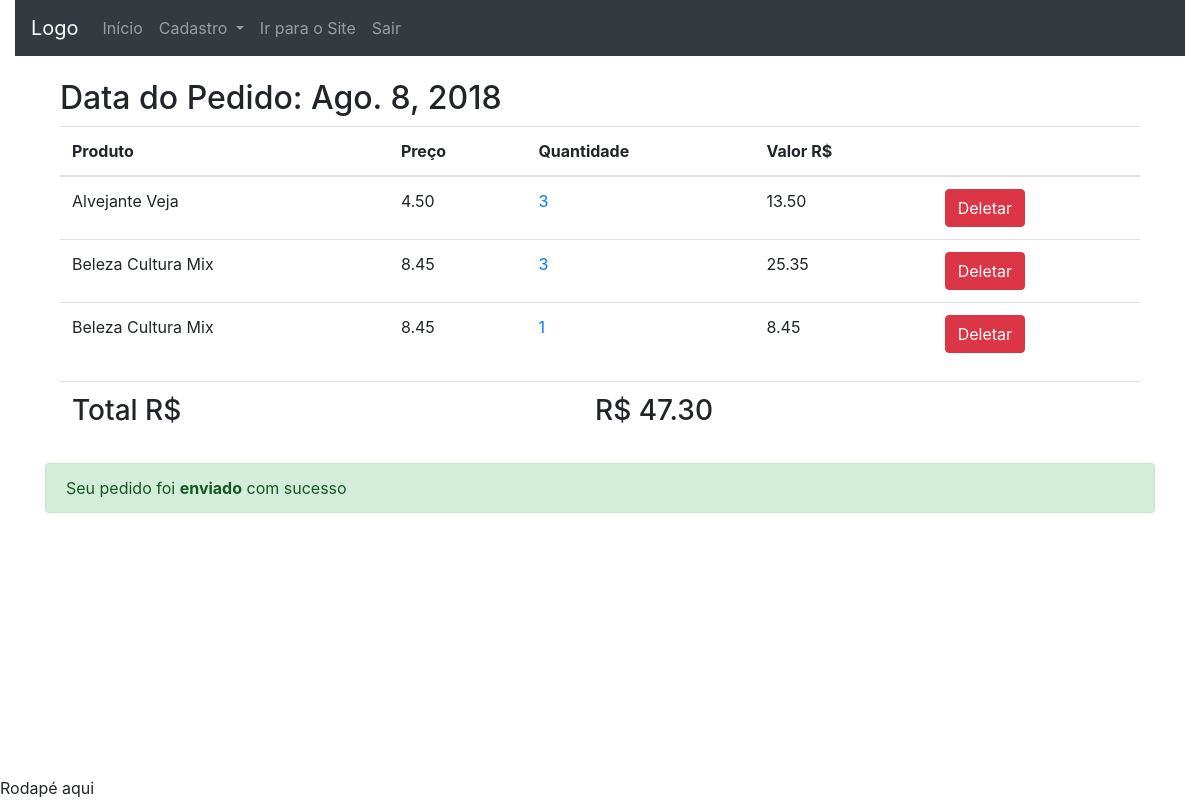
/area_do_cliente/ (signed in), run on the app's committed database.
### checkout/models.py (models this page shows, shortened)
class Order(models.Model):
	date = models.DateField(default=date.today, editable=False)
	value = models.DecimalField('Valor R$', max_digits=10,
		decimal_places=2, default=0)
	user = models.ForeignKey(User, on_delete=models.CASCADE,
		null=True, blank=True)
	delivery_address_is_the_same = models.BooleanField(
		verbose_name='Entregar no endereço cadastrado',
		default=True,
		blank=True)
	logradouro = models.CharField('Rua/Avenida', max_length=100,
		null=True, blank=True, default='')
	numero = models.CharField('Número', max_length=100,
		null=True, blank=True, default='')
	cep = models.CharField('CEP', max_length=10, null=True,
		blank=True, default='')
	complemento = models.CharField('Complamento', max_length=100,
		null=True, blank=True, default='')
	bairro = models.CharField('Bairro', max_length=100, null=True,
		blank=True, default='')
	cidade = models.CharField('Cidade', max_length=100, null=True,
		blank=True, default='')
	estado = models.CharField('Estado', max_length=100, null=True,
		blank=True, default='')
	transaction_id = models.CharField('ID da transação', max_length=100,
		null=True, blank=True)
	status_order = models.CharField('Status do Pedido', max_length=10,
		choices=STATUS_ORDER, default='A')
	status_pg = models.CharField('Status PagSeguro', max_length=10,
		choices=STATUS_PAGSEGURO, null=True, blank=True)
	sended = models.BooleanField(
		verbose_name='Enviado',
		default=False,
		blank=True)
	forwarded = models.BooleanField(
		verbose_name='Encaminhado',
		default=False,
		blank=True)
	class Meta:
		verbose_name = 'Pedido'
		verbose_name_plural = 'Pedidos'
		ordering = ['date']
	objects = models.Manager() # The default manager.
	orderManager = OrderManager()
	@staticmethod
	def get_total(order_id):
		print('order_id received: {}'.format(order_id))
		items = OrderItem.objects.filter(order__id=order_id)
		total = 0
		for item in items:
			total = total + item.value
		return total

class OrderItem(models.Model):
	quantity = models.PositiveSmallIntegerField(verbose_name='Quantidade',
		default=1, editable=False)
	value = models.DecimalField('Valor R$', max_digits=10,
		decimal_places=2, default=0)
	product = models.ForeignKey(Product, on_delete=models.CASCADE)
	order = models.ForeignKey(Order, on_delete=models.CASCADE)
	class Meta:
		verbose_name = 'Ítem de Pedido'
		verbose_name_plural = 'Ítens de Pedido'
		ordering = ['order']

### catalog/models.py (models this page shows)
class Product(models.Model):
	name = models.CharField('Nome', max_length=100)
	description = models.TextField('Nome', max_length=300)
	image = models.ImageField(upload_to="product_image",
		verbose_name="Imagem", null=True, blank=True)
	value = models.DecimalField('Valor', max_digits=6, decimal_places=2)
	brand = models.CharField("Marca", max_length=100,
		null=True, blank=True)
	category = models.ForeignKey(Category, on_delete=models.CASCADE,
		null=True, blank=True)
	def __str__(self):
		return self.name
	class Meta:
		verbose_name = "Produto"
		verbose_name_plural = "Produtos"
		ordering = ['name']

### dashboard_client/views.py (the view)
# urls.py: path('', views.index, name='index'),
@login_required
def index(request):
	order = Order.objects.filter(user__id=request.user.id).\
	filter(status_order='A').first()
	order.value = Order.get_total(order.id)
	order.save()
	context = {}
	if order:
		context['order'] = order
		context['orderItems'] = OrderItem.objects.filter(order__id=order.id)
		context['total'] = order.value
	else:
		messages.warning(request, 'Você não tem nenhum pedido ativo')
	return render(request, 'dashboard_client/index.html',
		context)

### dashboard_client/templates/dashboard_client/index.html (shortened to what this page needs)
{% extends 'dashboard_client/base.html' %}
{% block conteudo %}
<div class="container-fluid" style="margin-top: 2%">
	<div class="container-fluid">
		{% if order %}
		<div class="container">
		  <h2>Data do Pedido: {{order.date}}</h2>
		  <table class="table table-hover">
		    <thead>
		      <tr>
		        <th>Produto</th>
		        <th>Preço</th>
		        <th>Quantidade</th>
		        <th>Valor R$</th>
		        <th></th>
		      </tr>
		    </thead>
		    <tbody>
		    	{% for orderItem in orderItems %}
		      <tr>
		        <td>{{orderItem.product}}</td>
		        <td>{{orderItem.product.value}}</td>
		        <td title="Alterar a Quantidade"
		        id='{{orderItem.id}}'>
		        	<a href="#"
		        	onclick="alterQuantity('{{orderItem.id}}');">
		        		{{orderItem.quantity}}
		        	</a>
		        </td>
		        <td>{{orderItem.value}}</td>
		        <td>
		        	<a href="{% url 'dashboard_client:delete_orderitem' orderItem.id %}"
		        	class="btn btn-danger">
		        		Deletar
		        	</a>
		        </td>
		      </tr>
		      	{% endfor %}
		    </tbody>
		  </table>
		  <table class="table">
		  	<td><h3>Total R$</h3></td>
		  	<td><h3>R$ {{total}}</h3></td>
		  </table>
		</div>
		{% if order.sended %}
			<div class="alert alert-success">
			  Seu pedido foi <strong>enviado</strong> com sucesso
			</div>
		{% endif %}
		{% else %}
		<div>Seu Carrinho está vazio</div>
		{% endif %}
	</div>
</div>
{% endblock %}

### dashboard_client/templates/dashboard_client/base.html (shortened to what this page needs)
{% load static %}
<!DOCTYPE html>
<html lang="pt-br">
<head>
	<link rel="stylesheet"
	href="{% static 'core/css/bootstrap.min.css' %}">
	<link href="{% static 'core/css/fontello.css' %}"
	rel="stylesheet" style="text.css">
	<link href="{% static 'core/css/core.css' %}" rel="stylesheet"
	style="text.css">
	<link rel="stylesheet"
	href="{% static 'core/media/css/jquery.dataTables.css' %}">
</head>
<body>
	<div class="container-fluid">
	{% block menu %}
	<nav class="navbar navbar-expand-sm bg-dark navbar-dark">
		<a class="navbar-brand" href="#">Logo</a>
		<ul class="navbar-nav">
			<li class="nav-item">
				<a class="nav-link"
				href="{% url 'dashboard_client:index' %}">
					Início
				</a>
			</li>
			<li class="nav-item dropdown">
				<a class="nav-link dropdown-toggle" href="#" id="navbardrop"
				data-toggle="dropdown">
				Cadastro
				</a>
			</li>
			<li class="nav-item">
				<a class="nav-link" href="{% url 'core:index' %}">
					Ir para o Site
				</a>
			</li>
			<li class="nav-item">
				<a class="nav-link" href="{% url 'logout' %}">Sair</a>
			</li>
		</ul>
	</nav>
	{% endblock %}
	{% block conteudo %}{% endblock %}
	{% block rodape %}
	<footer class="fixed-bottom">
		Rodapé aqui
	</footer>
	{% endblock %}
	</div>
</body>
</html>

### data on the page
Order: date "Ago. 8, 2018", value "47.30"
OrderItem: product "Alvejante Veja", product.value "4.50", quantity "3", value "13.50"
OrderItem: product "Beleza Cultura Mix", product.value "8.45", quantity "3", value "25.35"
OrderItem: product "Beleza Cultura Mix", product.value "8.45", quantity "1", value "8.45"
